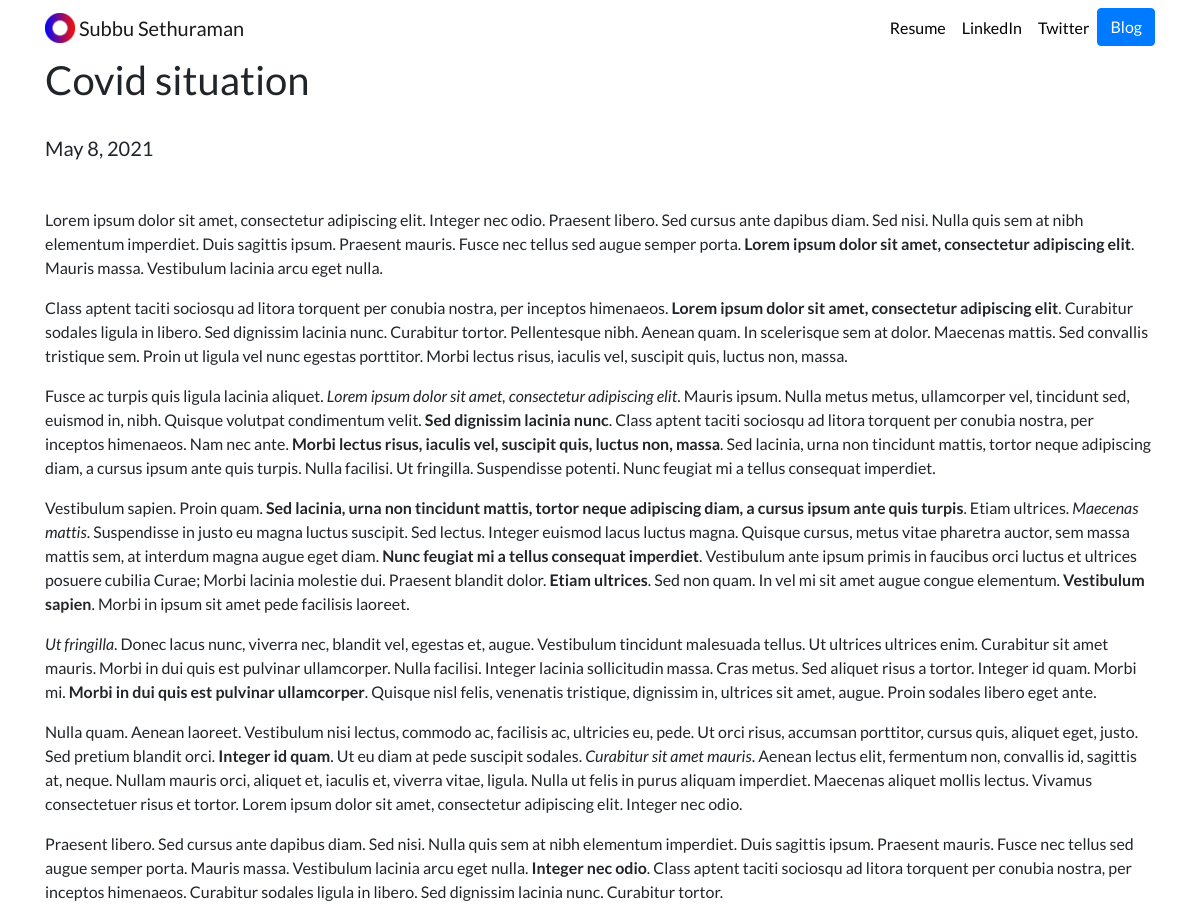
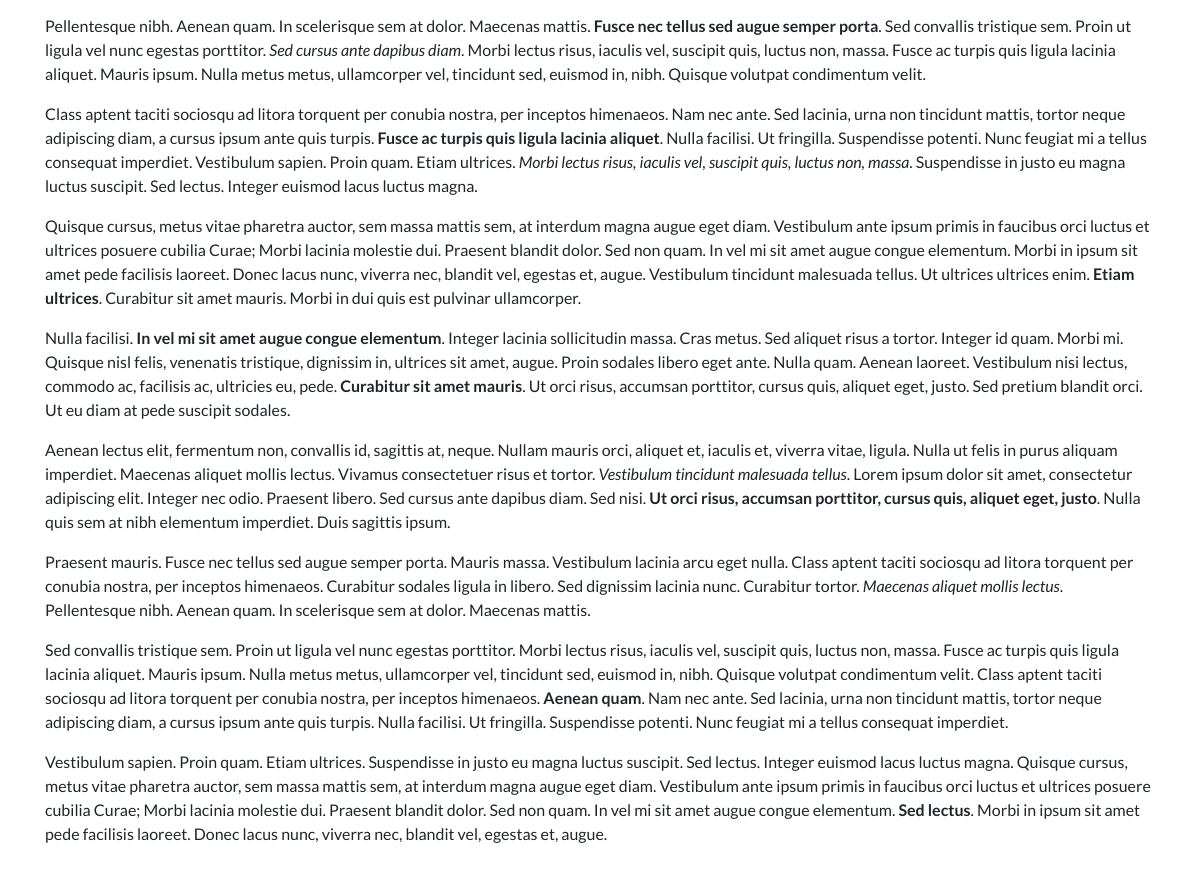
Page /blog/2 on the committed database (2 pictures, top to bottom).
### blog/models.py (models this page shows, shortened)
class Blog(models.Model):
    title=models.CharField(max_length=200)
    description=models.TextField()
    date=models.DateField(auto_now=False)

### blog/views.py (the view)
# urls.py: path('<int:blog_id>',views.detail,name='detail'),
def detail(request,blog_id):
    blog=get_object_or_404(Blog,pk=blog_id)
    return render(request,'blog/detail.html',{'blog':blog,'id':blog_id})

### templates/blog/detail.html
{% extends 'portfolio/base.html' %}
{% block content %}
<h1>{{ blog.title }}</h1><br>
<h5>{{ blog.date }}</h5><br>
<p>{{ blog.description | safe }}</p><br>
{%endblock %}

### static/portfolio/custom.css (style rules this page uses)
body { font-family: 'Lato', sans-serif; }

### rows in the picture
Blog: title "Covid situation", date "May 8, 2021", description "Lorem ipsum dolor sit amet, consectetur adipiscing elit. Integer nec odio. Praesent libero. Sed cursus ante dapibus diam. Sed nisi. Nulla quis sem at nibh elementum imperdiet. Duis sagittis ipsum. Praesent mauris. Fusce nec tellus sed augue semper porta. Lorem ipsum dolor sit amet, consectetur adipiscing elit . Mauris massa. Vestibulum lacinia arcu eget nulla. Class aptent taciti sociosqu ad litora torquent per conubia nostra, per inceptos himenaeos. Lorem ipsum dolor sit amet, consectetur adipiscing elit . Curabitur sodales ligula in libero. Sed dignissim lacinia nunc. Curabitur tortor. Pellentesque nibh. Aenean quam. In scelerisque sem at dolor. Maecenas mattis. Sed convallis tristique…"
